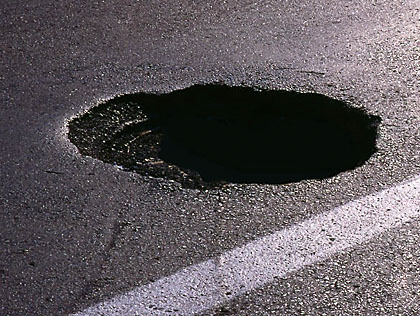
#> input picture Pothole-GO-python/SizeDetection/1_test_pothole.jpg, 420 x 316 px, found by its file name
$ python GaussianBlur_test2.py
#> lines starting #> are read from the running program, lines starting #| are printed output that depends on the picture
import cv2
import numpy as np
import imutils

img = cv2.imread('1_test_pothole.jpg', 1)
#> img is the input picture: shape (316, 420, 3); mean B, G, R 93.3, 89, 95.1

'''
height, width = img.shape[:2]
resized = cv2.resize(img, (int(height/1), int(width/1)), interpolation = cv2.INTER_AREA)
gray = cv2.cvtColor(resized, cv2.COLOR_BGR2GRAY)
blurred_gray = cv2.GaussianBlur(gray, (5, 5), 0)
edged = cv2.Canny(blurred_gray, 75, 200)
cv2.imshow("Edged", edged)
cv2.waitKey(0)

'''


def image_resize(image, width=None, height=None, inter=cv2.INTER_AREA):
    # initialize the dimensions of the image to be resized and
    # grab the image size
#> called with width = 386, height = 385, inter = 3
    dim = None
    (h, w) = image.shape[:2]
#> h = 316; w = 420

    # if both the width and height are None, then return the
    # original image
    if width is None and height is None:
        return image

    # check to see if the width is None
    if width is None:
        # calculate the ratio of the height and construct the
        # dimensions
        r = height / float(h)
        dim = (int(w * r), height)

    # otherwise, the height is None
    else:
        # calculate the ratio of the width and construct the
        # dimensions
        r = width / float(w)
#> r = 0.919
        dim = (width, int(h * r))
#> dim = (386, 290)

    # resize the image
    resized = cv2.resize(image, dim, interpolation=inter)
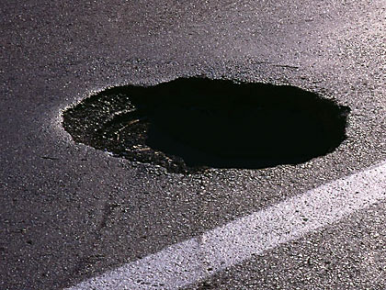
#> resized: shape (290, 386, 3); mean B, G, R 93.3, 89, 95.1

    # return the resized image
    return resized


rsz_image = image_resize(img, height=385, width=386)
cv2.imshow('original image', img)
cv2.imshow('resized image', rsz_image)


blurred_gray = cv2.GaussianBlur(cv2.cvtColor(rsz_image, cv2.COLOR_BGR2GRAY), (5, 5), 0)
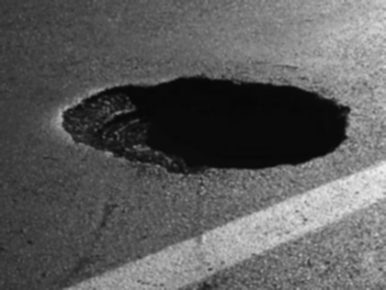
#> blurred_gray: shape (290, 386); min 6, max 238, mean 91.4
blurred_gray_recons = cv2.pyrUp(cv2.pyrDown(blurred_gray))
edged = blurred_gray - blurred_gray_recons
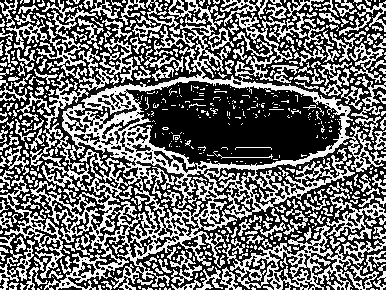
#> edged: shape (290, 386); min 0, max 255, mean 108.3
cv2.imshow('Edged', edged)
cv2.waitKey(0)

$ run again, with Pothole-GO-python/SizeDetection/1_test1.jpg copied over Pothole-GO-python/SizeDetection/1_test_pothole.jpg
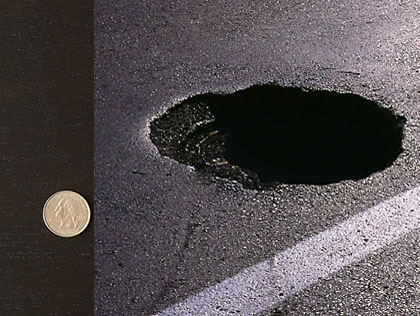
#> input picture Pothole-GO-python/SizeDetection/1_test1.jpg, 420 x 316 px, found by its file name
#> img is the input picture: shape (316, 420, 3); mean B, G, R 78.2, 76.3, 82.3
#> `blurred_gray = cv2.GaussianBlur(cv2.cvtColor(rsz_image, cv2.COLOR_BGR2..`:
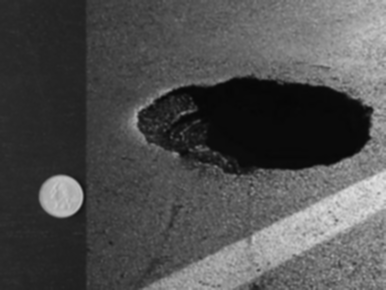
#> blurred_gray: shape (290, 386); min 6, max 227, mean 78.3
#> `edged = blurred_gray - blurred_gray_recons`:
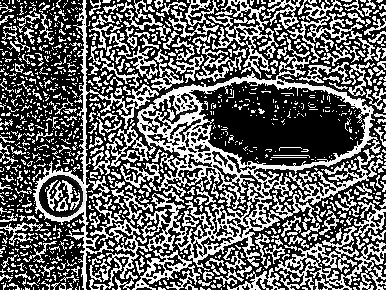
#> edged: shape (290, 386); min 0, max 255, mean 100.4
